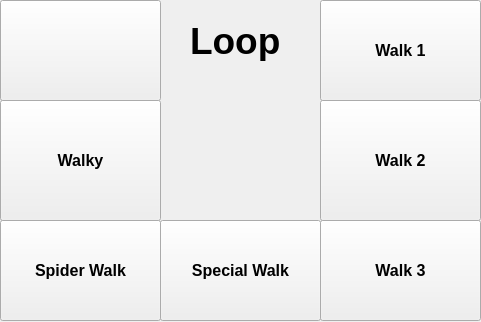
<?xml version="1.0" encoding="UTF-8"?>
<ui version="4.0">
 <class>MainWindow</class>
 <widget class="QMainWindow" name="MainWindow">
  <property name="geometry">
   <rect>
    <x>0</x>
    <y>0</y>
    <width>481</width>
    <height>322</height>
   </rect>
  </property>
  <property name="windowTitle">
   <string>MainWindow</string>
  </property>
  <widget class="QWidget" name="centralwidget">
   <widget class="QPushButton" name="BackButton">
    <property name="geometry">
     <rect>
      <x>0</x>
      <y>0</y>
      <width>161</width>
      <height>101</height>
     </rect>
    </property>
    <property name="font">
     <font>
      <pointsize>12</pointsize>
      <weight>75</weight>
      <bold>true</bold>
     </font>
    </property>
    <property name="text">
     <string/>
    </property>
    <property name="icon">
     <iconset>
      <normaloff>img/back.png</normaloff>img/back.png</iconset>
    </property>
    <property name="iconSize">
     <size>
      <width>64</width>
      <height>64</height>
     </size>
    </property>
   </widget>
   <widget class="QPushButton" name="Loop1Button">
    <property name="geometry">
     <rect>
      <x>320</x>
      <y>0</y>
      <width>161</width>
      <height>101</height>
     </rect>
    </property>
    <property name="font">
     <font>
      <pointsize>12</pointsize>
      <weight>75</weight>
      <bold>true</bold>
     </font>
    </property>
    <property name="text">
     <string>Walk 1</string>
    </property>
   </widget>
   <widget class="QPushButton" name="ExitButton_4">
    <property name="geometry">
     <rect>
      <x>160</x>
      <y>220</y>
      <width>161</width>
      <height>101</height>
     </rect>
    </property>
    <property name="font">
     <font>
      <pointsize>12</pointsize>
      <weight>75</weight>
      <bold>true</bold>
     </font>
    </property>
    <property name="text">
     <string>Special Walk</string>
    </property>
   </widget>
   <widget class="QPushButton" name="Loop3Button">
    <property name="geometry">
     <rect>
      <x>320</x>
      <y>220</y>
      <width>161</width>
      <height>101</height>
     </rect>
    </property>
    <property name="font">
     <font>
      <pointsize>12</pointsize>
      <weight>75</weight>
      <bold>true</bold>
     </font>
    </property>
    <property name="text">
     <string>Walk 3</string>
    </property>
   </widget>
   <widget class="QPushButton" name="ExitButton_6">
    <property name="geometry">
     <rect>
      <x>0</x>
      <y>220</y>
      <width>161</width>
      <height>101</height>
     </rect>
    </property>
    <property name="font">
     <font>
      <pointsize>12</pointsize>
      <weight>75</weight>
      <bold>true</bold>
     </font>
    </property>
    <property name="text">
     <string>Spider Walk</string>
    </property>
   </widget>
   <widget class="QPushButton" name="ExitButton">
    <property name="geometry">
     <rect>
      <x>0</x>
      <y>100</y>
      <width>161</width>
      <height>121</height>
     </rect>
    </property>
    <property name="font">
     <font>
      <pointsize>12</pointsize>
      <weight>75</weight>
      <bold>true</bold>
     </font>
    </property>
    <property name="text">
     <string>Walky</string>
    </property>
   </widget>
   <widget class="QPushButton" name="Loop2Button">
    <property name="geometry">
     <rect>
      <x>320</x>
      <y>100</y>
      <width>161</width>
      <height>121</height>
     </rect>
    </property>
    <property name="font">
     <font>
      <pointsize>12</pointsize>
      <weight>75</weight>
      <bold>true</bold>
     </font>
    </property>
    <property name="text">
     <string>Walk 2</string>
    </property>
   </widget>
   <widget class="QLabel" name="label">
    <property name="geometry">
     <rect>
      <x>180</x>
      <y>120</y>
      <width>141</width>
      <height>81</height>
     </rect>
    </property>
    <property name="text">
     <string/>
    </property>
    <property name="pixmap">
     <pixmap>img/logopi.png</pixmap>
    </property>
   </widget>
   <widget class="QLabel" name="label_2">
    <property name="geometry">
     <rect>
      <x>190</x>
      <y>20</y>
      <width>111</width>
      <height>41</height>
     </rect>
    </property>
    <property name="font">
     <font>
      <pointsize>28</pointsize>
      <weight>75</weight>
      <bold>true</bold>
     </font>
    </property>
    <property name="text">
     <string>Loop</string>
    </property>
   </widget>
  </widget>
 </widget>
 <resources/>
 <connections/>
</ui>
